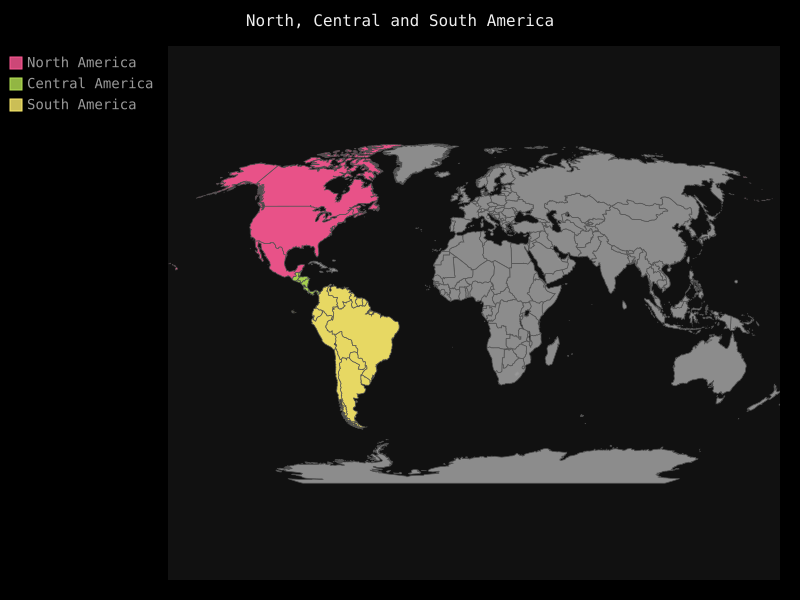

This chart was generated by the following Python code:
import pygal

wm = pygal.Worldmap()
wm.title = "North, Central and South America"

wm.add("North America", ["ca", "mx", "us"])
wm.add("Central America", ["bz", "cr", "gt", "hn", "ni", "pa", "sv"])
wm.add("South America", ["ar", "bo", "br", "cl", "co", "ec", "gf", "gy", "pe", "py", "sr", "uy", "ve"])

wm.render_to_file("americas.svg")
